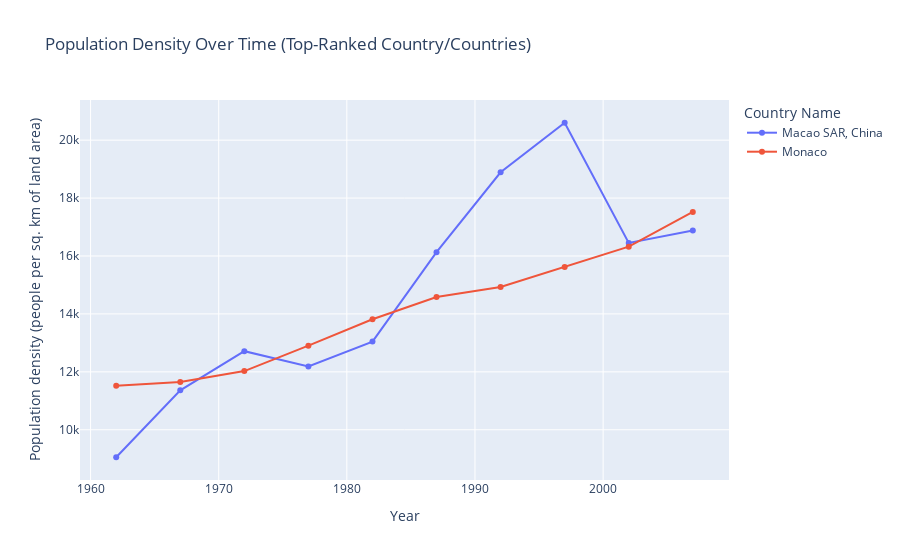

Notebook code for this chart:
### Code cell
import pandas as pd
import plotly.express as px

# Step 1: Filter
pop_density_df = df[
    df['Population density (people per sq. km of land area)'].notna()
]

# Step 2: Rank each year
ranked = (
    pop_density_df
    .groupby('Year')
    .apply(lambda g: g.assign(rank=g['Population density (people per sq. km of land area)'].rank(ascending=False)))
    .reset_index(drop=True)
)

# Step 3: Compute average rank
avg_ranks = (
    ranked
    .groupby('Country Name')['rank']
    .mean()
    .reset_index()
    .rename(columns={'rank': 'average_rank'})
    .sort_values(by='average_rank')
)

# Step 4: Identify top-ranked country (or countries)
top_avg_rank = avg_ranks['average_rank'].min()
top_countries = avg_ranks[avg_ranks['average_rank'] == top_avg_rank]['Country Name'].tolist()
print("Top consistently ranked country/countries:", top_countries)

# Step 5: Visualize population density trend
trend_data = df[
    df['Country Name'].isin(top_countries)
][['Year', 'Country Name', 'Population density (people per sq. km of land area)']]

fig = px.line(
    trend_data,
    x='Year',
    y='Population density (people per sq. km of land area)',
    color='Country Name',
    title='Population Density Over Time (Top-Ranked Country/Countries)',
    markers=True
)
fig.update_traces(mode='lines+markers')
fig.show()

### Figure 1 — Plotly figure (JSON) as saved in the notebook; plotly's stock layout.template omitted (floating-point values rounded to 4 significant figures)
{"data": [{"hovertemplate": "Country Name=Macao SAR, China<br>Year=%{x}<br>Population density (people per sq. km of land area)=%{y}<extra></extra>", "legendgroup": "Macao SAR, China", "line": {"color": "#636efa", "dash": "solid"}, "marker": {"symbol": "circle"}, "mode": "lines+markers", "name": "Macao SAR, China", "orientation": "v", "showlegend": true, "type": "scatter", "x": [1962, 1967, 1972, 1977, 1982, 1987, 1992, 1997, 2002, 2007], "xaxis": "x", "y": [9051.0, 11360.0, 12710.0, 12190.0, 13050.0, 16130.0, 18890.0, 20600.0, 16450.0, 16880.0], "yaxis": "y"}, {"hovertemplate": "Country Name=Monaco<br>Year=%{x}<br>Population density (people per sq. km of land area)=%{y}<extra></extra>", "legendgroup": "Monaco", "line": {"color": "#EF553B", "dash": "solid"}, "marker": {"symbol": "circle"}, "mode": "lines+markers", "name": "Monaco", "orientation": "v", "showlegend": true, "type": "scatter", "x": [1962, 1967, 1972, 1977, 1982, 1987, 1992, 1997, 2002, 2007], "xaxis": "x", "y": [11521, 11650.0, 12026, 12900.0, 13810.0, 14580.0, 14932, 15621, 16324, 17523], "yaxis": "y"}], "layout": {"legend": {"title": {"text": "Country Name"}, "tracegroupgap": 0}, "title": {"text": "Population Density Over Time (Top-Ranked Country/Countries)"}, "xaxis": {"anchor": "y", "domain": [0, 1], "title": {"text": "Year"}}, "yaxis": {"anchor": "x", "domain": [0, 1], "title": {"text": "Population density (people per sq. km of land area)"}}}}
